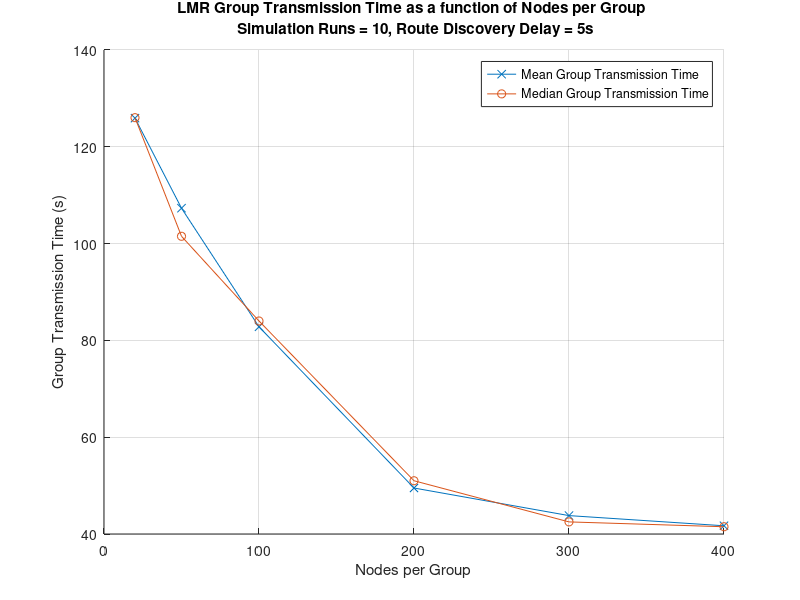
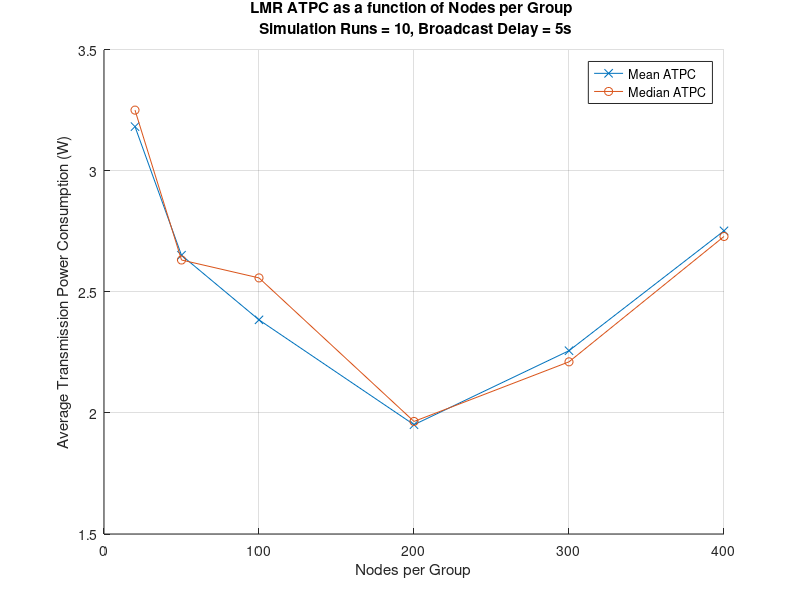

MATLAB code for these plots, in order:
clear
close all

algo = 'LMR';
number_of_runs = 10;
delay = 5;

nodes = [
    20
    50
    100
    200
    300
    400
    ];

mean_GTT = [
    125.9000
    107.3000
    82.8000
    49.5000
    43.8000
    41.7000
    ];

median_GTT = [
    126
    101.5000
    84
    51
    42.5000
    41.5000
    ];

mean_ATPC = [
    3.1830
    2.6516
    2.3847
    1.9515
    2.2572
    2.7525
    ];

median_ATPC = [
    3.2512
    2.6320
    2.5580
    1.9650
    2.2113
    2.7292
    ];

figure(1)
hold on
plot(nodes,mean_GTT,'-x')
plot(nodes,median_GTT,'-o')
hold off
grid on
xlabel('Nodes per Group')
ylabel('Group Transmission Time (s)')
legend('Mean Group Transmission Time', 'Median Group Transmission Time', 'Location', 'best')
str = sprintf('%s Group Transmission Time as a function of Nodes per Group \n Simulation Runs = %d, Route Discovery Delay = %ds',algo,number_of_runs,delay);
title(str);

figure(2)
hold on
plot(nodes,mean_ATPC,'-x')
plot(nodes,median_ATPC,'-o')
hold off
grid on
xlabel('Nodes per Group')
ylabel('Average Transmission Power Consumption (W)')
legend('Mean ATPC', 'Median ATPC', 'Location', 'best')
str = sprintf('%s ATPC as a function of Nodes per Group \n Simulation Runs = %d, Broadcast Delay = %ds',algo,number_of_runs,delay);
title(str);
